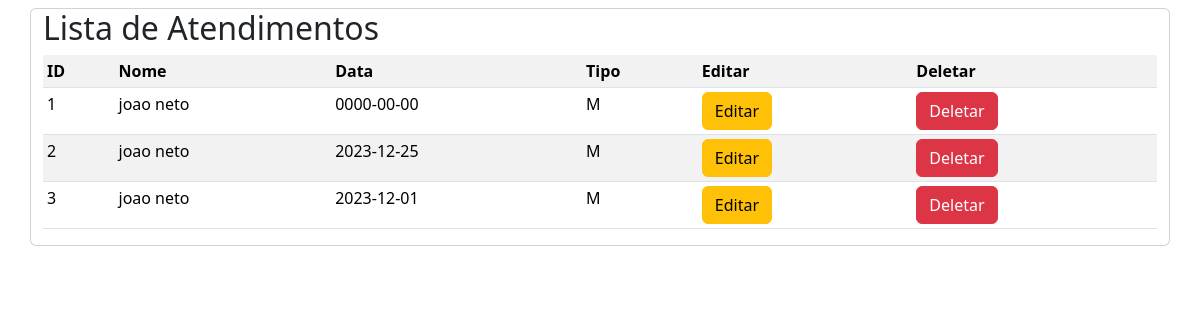
Screenshot of /santa_casa/lista_atendimento.html.php with the database file from the repository.
### tables this page shows
CREATE TABLE `atendimentos` (
  `id_atendimento` int(11) NOT NULL,
  `data` date NOT NULL,
  `tipo` varchar(10) NOT NULL,
  `id_paciente` int(11) NOT NULL
);

CREATE TABLE `pacientes` (
  `id_paciente` int(11) NOT NULL,
  `nome` varchar(100) NOT NULL,
  `sexo` varchar(10) NOT NULL,
  `cpf` varchar(14) NOT NULL,
  `data_nascimento` date NOT NULL
);

### santa_casa/lista_atendimento.html.php (the view)
<?php
include_once("conexao.php");
include_once("bootstrap.php");
$sql = "SELECT atendimentos.id_atendimento, pacientes.nome, atendimentos.data, atendimentos.tipo FROM atendimentos JOIN pacientes ON atendimentos.id_paciente = pacientes.id_paciente";
$result = mysqli_query($conn, $sql);
if($result){
    echo"<div class = 'container card mt-2'>
    <h2>Lista de Atendimentos</h2>
    <table class='table table-striped table-sm'>
    <tr>
    <th>ID</th>
    <th>Nome</th>
    <th>Data</th>
    <th>Tipo</th>
    <th>Editar</th>
    <th>Deletar</th>
    </tr>";
    while($linha = mysqli_fetch_array($result)){
        echo"<tr id='trCadastro'>
        <form action='' method='POST'>
        <td data-label='ID'> $linha[id_atendimento]</td>
        <td data-label='Nome'> $linha[nome]</td>
        <td data-label='Data'> $linha[data]</td>
        <td data-label='Tipo'> $linha[tipo]</td>
        <td><input class='btn btn-warning' type='submit' value='Editar'></td>
        <input type='hidden' name='id' value='$linha[id_atendimento]'>
        </form>
        <form action = '' method='post'>
        <td><input type='submit' name='comando' value='Deletar' class='btn btn-danger' onclick=\"return confirm('Deseja deletar o produto?')\"></td>
        <input type='hidden' name='id' value= '$linha[id_atendimento]'>
        </form>
        </tr>
        ";
    }
        echo"</table>";
}
?>

### santa_casa/bootstrap.php (shortened to what this page needs)
<?php
echo"<!DOCTYPE html>
<html lang='pt'>
<head>
<meta charset='UTF-8'>
<meta name='viewport' content='width=device-width, initial-scale=1.0'>
<title>Cadastro</title>
<link href='https://cdn.jsdelivr.net/npm/bootstrap@5.3.2/dist/css/bootstrap.min.css' rel='stylesheet'>
<script src='https://cdn.jsdelivr.net/npm/bootstrap@5.3.2/dist/js/bootstrap.bundle.min.js'></script>
</head>";
?>

### rows the page displays
atendimentos: id_atendimento "1", id_paciente.nome "joao neto", data "0000-00-00", tipo "M"
atendimentos: id_atendimento "2", id_paciente.nome "joao neto", data "2023-12-25", tipo "M"
atendimentos: id_atendimento "3", id_paciente.nome "joao neto", data "2023-12-01", tipo "M"
